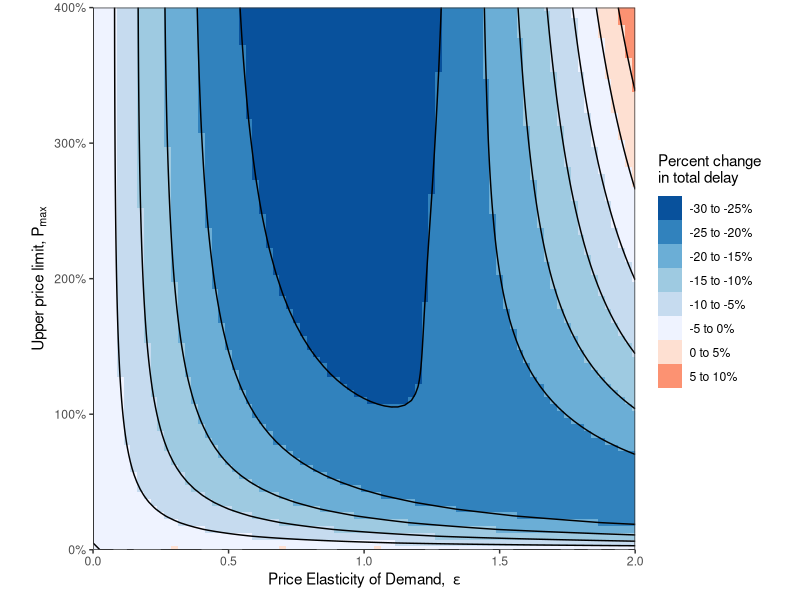

R code for this plot:

library(data.table)
library(ggplot2)
library(scales)
# library(extrafont)

#### Functions ####

#Pricing function
fun.price <- function(k, pmin, pmax, a, b)  pmin + (pmax-pmin)/(1 + exp(a-b*k))

#Elasticity function
fun.elasticdemand <- function(k,p1,p2,E) k + k*(exp(-E*(p2-p1)/(p2+p1))-1)
#fun.elasticdemand <- function(k,p1,p2,E) k*((p2-p1)/p1)^-E

#Demand distribution (Manually constructed for this example)
fun.demanddist <- function(scale, t,sd) scale*(dnorm(t,mean=8,sd) + dnorm(t,mean=17,sd) + dnorm(t,mean=12,sd=4) + dnorm(t,mean=14,sd=4))


#Flow-density function, linear-parabolic
fun.flowdensity_linpara <- function(k) {
  k0 = -(k_j^2 - 2*k_j*k_c - sqrt(k_j*(-2*k_c^3 + 5*k_j*k_c^2 - 4*k_c*k_j^2 + k_j^3))) / k_c
  
  sapply(k, function(k)
    if(k <= k0) 
      v_f*k
    else
      (k_c*v_f/2)*(1 - ((k - k_c)^2)/((k_j - k_c)^2))
  )
}

#Flow-density function, double parabolic
fun.flowdensity <- function(k) {
  sapply(k, function(k)
    if(k <= k_c) 
      k*v_f*(1 - (k/(2*k_c)))
    else
      (k_c*v_f/2)*(1 - ((k - k_c)^2)/((k_j - k_c)^2))
  )
}

#Flow-density function, linear by daganzo
fun.flowdensity_dag <- function(k) {
  sapply(k, function(k)
    if(k <= k_c/2)
      v_f*k
    else
      (v_f*k_c/2)*(1 + ( (k_c - 2*k)/(2*k_j - k_c) ) )
  )
}

#Flow-density function, linear by greenshields
fun.flowdensity_green <- function(k) {
  sapply(k, function(k)
    k*v_f*(1 - (k/(2*k_c))) 
  )
}

#### Parameters ####
L = 7
v_f = 100 #Free flow speed
k_j = 120 #Jam density
k_c = 30 #Critical density
E = 0.3
trips = 100000
inc = 5/60
t = seq(0,24,by=inc)
a = 7
b = 0.3
pfix = 8
pmin = 0*pfix/2
pmax = pfix*2.25
nlanes = 6 #lanes

#### Run with varying pmax and elasticity ####
#Set up combination matrix
datvar = as.data.table(expand.grid(tval = t,
                                   elas = seq(0,2, by=0.025),
                                   surge = seq(0, 4, by = 0.05)))
#Assign fixed price & scaled price
datvar[ , price1 := pfix]
datvar[ , pmax := pfix*surge]
#Calculate demand dist for each combo
datvar[ , k1 := fun.demanddist(85, tval, 1.5), by = .(elas,surge)]
#Calculate flow and number of trips for fixed price
datvar[ , mu1 := trips*k1/sum(k1)/inc/nlanes, by = .(elas,surge)]
datvar[ , q1 := fun.flowdensity(k1), by = .(elas,surge)]
datvar[ , n1 := trips*k1/sum(k1), by = .(elas,surge)]
datvar[ , v1 := q1/k1, by = .(elas,surge)]
#Calculate new price the previous demand
datvar[ , price2 := fun.price(k1, pmin, pmax, a, b)]
#Calculate new density, flow, and number of trips from price
datvar[ , k2 := fun.elasticdemand(k1,price1,price2,elas), by = .(elas,surge)]
datvar[ , k2 := sum(k1)*k2/sum(k2), by = .(elas,surge)]
datvar[ , mu2 := trips*k2/sum(k2)/inc/nlanes, by = .(elas,surge)]
datvar[ , q2 := fun.flowdensity(k2), by = .(elas,surge)]
datvar[ , n2 := trips*k2/sum(k2), by = .(elas,surge)]
datvar[ , v2 := q2/k2, by = .(elas,surge)]

#Delay
datvar[ , d1 := n1*L*((1/v1) - (1/v_f)), by = .(elas,surge)]
datvar[ , d2 := n2*L*((1/v2) - (1/v_f)), by = .(elas,surge)]
# datvar[ , delaydiff_i := (n2*v1*(v_f - v2))/(n1*v2*(v_f - v1)) - 1, by = .(elas,surge)]

#Revenue
datvar[ , rev1 := n1*price1]
datvar[ , rev2 := n2*price2]
#Cumulative sum
datvar[ , sumrev1 := cumsum(rev1)]
datvar[ , sumrev2 := cumsum(rev2)]

#Time
datvar[ , time := as.POSIXct('2000-01-01 00:00:00 EST', tz='EST') + (3600*tval)]

#Check sum, make sure the same number of total trips happen
datvar[ , lapply(.SD, sum),.SDcols = c("k1","k2"), by = .(elas,surge)][, all.equal(k1,k2)]
datvar[ , lapply(.SD, sum),.SDcols = c("mu1","mu2"), by = .(elas,surge)][, all.equal(mu1,mu2)]
datvar[ , lapply(.SD, sum),.SDcols = c("n1","n2"), by = .(elas,surge)][, all.equal(n1,n2)]
datvar[ , lapply(.SD, sum),.SDcols = c("q1","q2"), by = .(elas,surge)][, all.equal(q1,q2)]

#Export the percent difference between aggregate total revenue and travel time
varmat <- datvar[ , list("revdiff" = (sum(rev2 - rev1))/sum(rev1),
                         "delaydiff" = (sum((n2/v2)*(v_f - v2)) / sum((n1/v1)*(v_f - v1))) - 1 ), by = .(elas,surge)]

#Minimum pmax for revenue neutrality
minsurge_rev <- varmat[round(elas,4) == E & revdiff >= 0, ][which.min(revdiff), surge]

#Use this Pmax?
#pmax = pfix*minsurge_rev


#### Run for the constant parameters ####
dat = data.table(t=t, k1 = fun.demanddist(85,t,1.5), price1 = pfix)
dat[ , mu1 := trips*k1/sum(k1)/inc/nlanes ]
dat[ , q1 := fun.flowdensity(k1) ]
dat[ , n1 := trips*k1/sum(k1) ]
dat[ , v1 := q1/k1]
dat[ , price2 := fun.price(k1, pmin, pmax, a, b)]

dat[ , k2 := fun.elasticdemand(k1,price1,price2,E)]
dat[ , k2 := sum(k1)*k2/sum(k2)]
dat[ , mu2 := trips*k2/sum(k2)/inc/nlanes ]
dat[ , q2 := fun.flowdensity(k2) ]
dat[ , n2 := trips*k2/sum(k2) ]
dat[ , v2 := q2/k2]

#Delay
dat[ , d1 := n1*L*((1/v1) - (1/v_f))]
dat[ , d2 := n2*L*((1/v2) - (1/v_f))]
#dat[ , delaydiff := (n2*v1*(v_f - v2))/(n1*v2*(v_f - v1)) - 1 ]

#Check to make sure they're the same
all.equal(dat[ , (d2 - d1)/d1 ],
          dat[ , (n2*v1*(v_f - v2))/(n1*v2*(v_f - v1)) - 1 ])


#Revenue
dat[ , rev1 := n1*price1]
dat[ , rev2 := n2*price2]
#Revenue per hour
dat[ , rev1hr := rev1/inc]
dat[ , rev2hr := rev2/inc]
#Cumulative sum
dat[ , sumrev1 := cumsum(n1*price1)]
dat[ , sumrev2 := cumsum(n2*price2)]

#Time
dat[ , time := as.POSIXct('2000-01-01 00:00:00 EST', tz='EST') + (3600*t)]

#Check sum, make sure the same number of total trips happen
dat[ , lapply(.SD, sum),.SDcols = c("k1","k2")]
dat[ , lapply(.SD, sum),.SDcols = c("n1","n2")]
dat[ , lapply(.SD, sum),.SDcols = c("mu1","mu2")]
dat[ , lapply(.SD, sum),.SDcols = c("q1","q2")]

#Percent change in delay
#deltadelay <- dat[ , (sum(d2 - d1))/sum(d1)]
deltadelay <- dat[ , (sum((n2/v2)*(v_f - v2)) / sum((n1/v1)*(v_f - v1))) - 1 ]

#Percent change in revenue
deltarevenue <- dat[ , (sum(rev2 - rev1))/sum(rev1)]

#### Plotting

#### Plots: Function Plots ####

#### Kernal Density 
#rand = data.table(rand = c(rlnorm(50, sd=0.5), rnorm(50, mean=3, sd=0.5)))
#rand = data.table(rand = rlnorm(5))
rand = data.table(rand = c(-2.1,-1.3,-0.4,1.9,5.1,6.2))
dens = density(rand$rand, kernel = 'gaussian', bw=sqrt(2.25))

plot.kernel <- ggplot(rand, aes(rand)) +
  geom_rug() +
  geom_histogram(aes(y=4*..density..), binwidth=dens$bw, alpha=0.2) +
  geom_density(aes(y=..count..), bw=dens$bw) +
  scale_y_continuous("Density", limits = c(0, 1)) +
  scale_x_continuous("Random value", limits = c(-7.5,12)) +
  theme_classic() 
#theme(text=element_text(family="Times New Roman"))
for(x in rand$rand) plot.kernel <- plot.kernel + stat_function(fun = dnorm, args = list(mean = x, sd = dens$bw), linetype=2)
# plot.kernel


#### Elasticity Plot
elabs <- c(bquote(epsilon ==~.(E/2)), bquote(epsilon ==~.(E)), bquote(epsilon ==~.(2*E)))

plot.elasticity <- ggplot(data.frame(x = c(0, 1)), aes(x)) + 
  stat_function(fun = function(x) exp(-0.5*E*x)-1, aes(linetype = "E/2", color = "E/2"), alpha = 0.5) +
  stat_function(fun = function(x) exp(-E*x)-1, aes(linetype = "E", color = "E")) +
  stat_function(fun = function(x) exp(-2.0*E*x)-1, aes(linetype = "2E", color = "2E"), alpha = 0.5) +
  geom_vline(xintercept = 0, linetype="dotted") +
  geom_hline(yintercept = 0, linetype="dotted") +
  #annotate("text", x=-0.4, y=-.25, label = paste("Constant elasticity =",E)) + #, family = "Times New Roman") +
  scale_x_continuous(expression(Delta~"Price"), labels = scales::percent, limits = c(-1,1)) +
  scale_y_continuous(expression(Delta~"Demand"), labels = scales::percent, limits = c(-0.5,0.5)) +
  scale_color_brewer("Elasticity", palette = "Set1", limits = c("E/2","E","2E"), labels = elabs) +
  scale_linetype_manual("Elasticity", values = c(2,1,5), limits = c("E/2","E","2E"), labels = elabs) +
  theme_classic()
# theme(text=element_text(family="Times New Roman"))
# plot.elasticity

#### Pricing function
plabs <- c(bquote(P[max] ==~"$"*.(pmax/2)), bquote(P[max] ==~"$"*.(pmax)), bquote(P[max] ==~"$"*.(2*pmax)))

plot.price <- ggplot(data.frame(x = c(0, 40)), aes(x)) + 
  stat_function(fun = fun.price, args = list(pmin, 0.5*pmax, a, b), aes(linetype = "pmax/2", color = "pmax/2"), alpha = 0.5) +
  stat_function(fun = fun.price, args = list(pmin, pmax, a, b), aes(linetype = "pmax", color = "pmax")) +
  stat_function(fun = fun.price, args = list(pmin, 2*pmax, a, b), aes(linetype = "2pmax", color = "2pmax"), alpha = 0.5) +
  scale_y_continuous("Price ($/veh)", labels = scales::dollar, limits = c(0,2*pmax)) +
  scale_x_continuous("Traffic density (veh/km/lane)") +
  scale_color_brewer(expression("Upper price limit,"~P[max]), palette = "Set1", limits = c("pmax/2","pmax","2pmax"), labels = plabs) +
  scale_linetype_manual(expression("Upper price limit,"~P[max]), values = c(2,1,5), limits = c("pmax/2","pmax","2pmax"), labels = plabs) +
  theme_classic()
# theme(text=element_text(family="Times New Roman"))
# plot.price


#### Flow-density function
flabs = c("Bi-parabolic","Bi-linear (Daganzo)","Parabolic (Greenshields)")

plot.flowdensity <- ggplot(data.frame(k = c(0, 40)), aes(k)) + 
  stat_function(fun = fun.flowdensity, aes(linetype = "para", color = "para")) +
  stat_function(fun = fun.flowdensity_dag, aes(linetype = "dag", color = "dag"), alpha = 0.5) +
  stat_function(fun = fun.flowdensity_green, aes(linetype = "green", color = "green"), alpha = 0.5) +
  scale_y_continuous("Traffic flow (veh/hr/lane)", labels = scales::comma, breaks = seq(0, 1500, by = 250), expand = c(0,0)) +
  scale_x_continuous("Traffic density (veh/km/lane)", limits = c(0, 150), breaks = seq(0, 150, by = 25), expand = c(0,0)) +
  scale_color_brewer("Traffic Flow Model", palette = "Set1", limits = c("para","dag","green"), labels = flabs) +
  scale_linetype_manual("Traffic Flow Model", values = c(1,2,5), limits = c("para","dag","green"), labels = flabs) +
  coord_cartesian(xlim = c(0,155), ylim = c(0,1550)) +
  theme_classic() +
  theme(legend.position = "none", 
        legend.background = element_blank())
  #text=element_text(family="Times New Roman"))
# plot.flowdensity


#### Speed-density function
plot.speeddensity <- ggplot(data.frame(k = c(0, 40)), aes(k)) + 
  stat_function(fun = function(k) fun.flowdensity(k)/k, aes(linetype = "para", color = "para")) +
  stat_function(fun = function(k) fun.flowdensity_dag(k)/k, aes(linetype = "dag", color = "dag"), alpha = 0.5) +
  stat_function(fun = function(k) fun.flowdensity_green(k)/k, aes(linetype = "green", color = "green"), alpha = 0.5) +
  scale_y_continuous("Traffic speed (km/hr)", labels = scales::comma, breaks = seq(0, 100, by = 25), expand = c(0,0)) +
  scale_x_continuous("Traffic density (veh/km/lane)", limits = c(0, 150), breaks = seq(0, 150, by = 25), expand = c(0,0)) +
  scale_color_brewer("Traffic Flow Model", palette = "Set1", limits = c("para","dag","green"), labels = flabs) +
  scale_linetype_manual("Traffic Flow Model", values = c(1,2,5), limits = c("para","dag","green"), labels = flabs) +
  coord_cartesian(xlim = c(0,155), ylim = c(0,120)) +
  theme_classic() +
  theme(legend.position = c(0.75,0.5), 
        legend.background = element_blank())
#text=element_text(family="Times New Roman"))
# plot.flowdensity


#### Discretized time Density Distributions
captime = data.table(t = seq(0, 24, by = 0.5),
                     time = as.POSIXct('2000-01-01 00:00:00 EST', tz='EST') + (3600*seq(0, 24, by = 0.5)),
                     k = fun.demanddist(55, seq(0, 24, by = 0.5), 1),
                     cap = 30)
captime[ , diff := cap - k ]
#captime[diff < 0, diff := abs(diff) + cap]
captime[diff < 0, diff := 0]
captime <- melt(captime, id.vars = c("t","time","cap"))
captime[ , variable := factor(variable, levels = c("diff","k"))]

plot.captime <- ggplot(captime) + 
  #geom_col(aes(x=time,y=k), color = alpha("white",0)) +
  #geom_col(aes(x=time,y=cap, color = "Density of pre-purchased time slots"), width = 0, fill = alpha("white",0)) +
  geom_col(aes(x=time, y = value, fill = variable), color = "gray90", width = 1800, position = "stack") +
  scale_fill_manual(NULL, values = c(alpha("white",0),"gray30"), labels = c("Remaining capacity","Pre-pay demand density")) +
  geom_hline(yintercept = captime$cap[1], linetype = "dashed") +
  annotate("text", x = as.POSIXct('2000-01-01 06:00:00 EST', tz='EST'), y = 30, label = "Target Capacity", vjust = -0.5) +
  scale_y_continuous("Trip density", expand = c(0,0), limits = c(0,40)) +
  scale_x_datetime("Time of day", labels = date_format("%l%p", tz='EST'), date_breaks = "3 hour", expand = c(0,0),
                   limits = c(as.POSIXct('2000-01-01 00:00:00 EST', tz='EST'),as.POSIXct('2000-01-01 24:00:00 EST', tz='EST'))) +
  theme_classic() +
  theme(legend.position = "bottom", 
        legend.background = element_blank())
#text=element_text(family="Times New Roman"))
# plot.captime


#### Demand Distribution
plot.demanddist <- ggplot(dat) + 
  geom_area(aes(x=time,y=n1/inc), fill = "gray80", color = "black") + 
  scale_y_continuous("Travel Demand (trips/hr)", labels = scales::comma) +
  scale_x_datetime("Time of day", labels = date_format("%l%p", tz='EST'), date_breaks = "3 hour",
                   limits = c(as.POSIXct('2000-01-01 00:00:00 EST', tz='EST'),as.POSIXct('2000-01-01 24:00:00 EST', tz='EST'))) +
  theme_classic() +
  theme(legend.position = c(0.2,0.7), 
        legend.background = element_blank())
#text=element_text(family="Times New Roman"))
# plot.demanddist



#### Plots: Heatmap matrix comparisons ####

#### Total revenue by Elasticity vs Pmax
revcuts <- seq(-125, 125, by = 25)
revlabs <- paste0(paste(round(revcuts)[-length(revcuts)],
                        round(revcuts[-1]), sep = " to "),"%")

plot.revmat <- ggplot(varmat, aes(x = elas, y = surge)) +
  geom_raster(aes(fill = cut(100*revdiff, revcuts))) +
  geom_contour(breaks = revcuts, aes(z = 100*revdiff), color = "black") +
  scale_x_continuous(expression("Price Elasticity of Demand, "~epsilon), expand = c(0,0)) +
  scale_y_continuous(expression("Upper price limit,"~P[max]), expand = c(0,0),
                     labels = scales::percent_format()) +
  scale_fill_brewer(expression("Percent change in revenue\n(Dynamic vs Fixed)"),
                    palette = "RdBu", label = revlabs) +
  coord_fixed(ratio = max(varmat$elas)/max(varmat$surge), xlim = c(0, max(varmat$elas)), ylim = c(0,max(varmat$surge))) +
  theme_bw()
# plot.revmat


#### Travel time by Elasticity vs Pmax
delaycuts <- seq(-30, 10, by = 5)
delaylabs <- paste0(paste(round(delaycuts)[-length(delaycuts)],
                          round(delaycuts[-1]), sep = " to "),"%")
# delaylabs <- gsub("-Inf to ", "\u2264", delaylabs)
# delaylabs[grepl(" to Inf", delaylabs)] <- paste0(">", gsub(" to Inf", "", delaylabs[grepl(" to Inf", delaylabs)]))

delaycolors <- c(brewer_pal(palette = "Blues", direction = -1)(length(delaycuts[delaycuts<0])),
                 brewer_pal(palette = "Reds")(length(delaycuts[delaycuts>=0])))

# ggplot(varmat, aes(x = elas, y = surge, z = 100*delaydiff)) + geom_contour_filled()
plot.delaymat <- ggplot(varmat, aes(x = elas, y = surge)) +
  geom_raster(aes(fill = cut(100*delaydiff, delaycuts))) +
  geom_contour(breaks = delaycuts, aes(z = 100*delaydiff), color = "black") +
  scale_x_continuous(expression("Price Elasticity of Demand, "~epsilon), expand = c(0,0)) +
  scale_y_continuous(expression("Upper price limit,"~P[max]), expand = c(0,0),
                     labels = scales::percent_format()) +
  scale_fill_manual(expression("Percent change\nin total delay"), label = delaylabs, values = delaycolors) +
  # scale_fill_brewer(expression("Percent change\nin total delay"),
  #                   palette = "RdBu", label = delaylabs, direction = -1) +
  coord_fixed(ratio = max(varmat$elas)/max(varmat$surge), xlim = c(0, max(varmat$elas)), ylim = c(0,max(varmat$surge))) +
  theme_bw()
plot.delaymat


#### Plots: Time series distribution results plots ####

#### Demand Density Distributions (Same as flow, but with density)
plot.density <- ggplot(dat) + 
  geom_line(aes(x=time,y=k1, linetype="Fixed")) + 
  geom_line(aes(x=time,y=k2, linetype="Dynamic")) + 
  scale_y_continuous("Traffic density (veh/km/ln)") +
  scale_linetype("Tolling scheme") +
  scale_x_datetime("Time of day", labels = date_format("%l%p", tz='EST'), date_breaks = "3 hour",
                   limits = c(as.POSIXct('2000-01-01 00:00:00 EST', tz='EST'),as.POSIXct('2000-01-01 24:00:00 EST', tz='EST'))) +
  theme_classic() +
  theme(legend.position = c(0.2,0.7), 
        legend.background = element_blank())
        #text=element_text(family="Times New Roman"))
# plot.demanddensity

#### Demand flow distributions (Same as density, but with flow)
plot.flow <- ggplot(dat) + 
  geom_line(aes(x=time,y=q1, linetype="Fixed")) + 
  geom_line(aes(x=time,y=q2, linetype="Dynamic")) +
  # geom_line(aes(x=time,y=mu1, linetype="Fixed", color = "Fixed")) + 
  # geom_line(aes(x=time,y=mu2, linetype="Dynamic", color = "Dynamic")) + 
  scale_y_continuous("Traffic flow (veh/hr/lane)") +
  scale_linetype("Tolling scheme") +
  scale_x_datetime("Time of day", labels = date_format("%l%p", tz='EST'), date_breaks = "3 hour",
                   limits = c(as.POSIXct('2000-01-01 00:00:00 EST', tz='EST'),as.POSIXct('2000-01-01 24:00:00 EST', tz='EST'))) +
  theme_classic() +
  theme(legend.position = c(0.15,0.6),
        legend.background = element_blank())
        #text=element_text(family="Times New Roman"))
# plot.demandflow

#### Demand speed distributions
plot.speed <- ggplot(dat) + 
  geom_line(aes(x=time,y=v1, linetype="Fixed")) + 
  geom_line(aes(x=time,y=v2, linetype="Dynamic")) + 
  scale_y_continuous("Speed (km/hr)", limits = c(0,100)) +
  scale_linetype("Tolling scheme") +
  scale_x_datetime("Time of day", labels = date_format("%l%p", tz='EST'), date_breaks = "3 hour",
                   limits = c(as.POSIXct('2000-01-01 00:00:00 EST', tz='EST'),as.POSIXct('2000-01-01 24:00:00 EST', tz='EST'))) +
  theme_classic() +
  theme(legend.position = c(0.15,0.6))
#text=element_text(family="Times New Roman"))
# plot.demandspeed

#### Demand delay
plot.delay <- ggplot(dat) + 
  geom_line(aes(x=time,y=d1, linetype="Fixed")) + 
  geom_line(aes(x=time,y=d2, linetype="Dynamic")) +
  scale_y_continuous("Total delay time (hr)") +
  scale_linetype("Tolling scheme") +
  scale_x_datetime("Time of day", labels = date_format("%l%p", tz='EST'), date_breaks = "3 hour",
                   limits = c(as.POSIXct('2000-01-01 00:00:00 EST', tz='EST'),as.POSIXct('2000-01-01 24:00:00 EST', tz='EST'))) +
  theme_classic() +
  theme(legend.position = c(0.15,0.6))
#text=element_text(family="Times New Roman"))
# plot.demanddelay


#### Demand delay difference
plot.delaydiff <- ggplot(dat) + 
  geom_line(aes(x=time,y=delaydiff)) +
  scale_y_continuous("Travel time difference", labels = scales::percent_format()) +
  scale_x_datetime("Time of day", labels = date_format("%l%p", tz='EST'), date_breaks = "3 hour",
                   limits = c(as.POSIXct('2000-01-01 00:00:00 EST', tz='EST'),as.POSIXct('2000-01-01 24:00:00 EST', tz='EST'))) +
  theme_classic() +
  theme(legend.position = c(0.15,0.6))
#text=element_text(family="Times New Roman"))
# plot.demanddelaydiff

#### Toll price distribution
plot.toll <- ggplot(dat) +  
  geom_line(aes(x=time,y=price1, linetype="Fixed")) + 
  geom_line(aes(x=time,y=price2, linetype="Dynamic")) + 
  scale_y_continuous("Price ($/veh)", labels = scales::dollar, limits = c(0,pmax)) +
  scale_linetype("Tolling scheme") +
  scale_x_datetime("Time of day", labels = date_format("%l%p", tz='EST'), date_breaks = "3 hour",
                   limits = c(as.POSIXct('2000-01-01 00:00:00 EST', tz='EST'),as.POSIXct('2000-01-01 23:00:00 EST', tz='EST'))) +
  theme_classic() +
  theme(legend.position = c(0.2,0.7),
        legend.background = element_blank())
        #text=element_text(family="Times New Roman"))
# plot.toll

#### Revenue distribution
plot.revenue <- ggplot(dat) + 
  geom_line(aes(x=time,y=rev1, linetype=paste0("Fixed toll,\nTotal revenue: ", scales::dollar(sum(dat$rev1))))) +
  geom_line(aes(x=time,y=rev2, linetype=paste0("Dynamic toll,\nTotal revenue: ", scales::dollar(sum(dat$rev2))))) +
  scale_y_continuous(expression("Revenue per hour ($/hr)"), labels = scales::dollar) +
  scale_x_datetime("Time of day", labels = date_format("%l%p", tz='EST'), date_breaks = "3 hour",
                   limits = c(as.POSIXct('2000-01-01 00:00:00 EST', tz='EST'),
                              as.POSIXct('2000-01-01 24:00:00 EST', tz='EST'))) +
  scale_linetype(NULL) +
  # annotate("text", x=as.POSIXct('2000-01-01 24:00:00 EST', tz='EST'), y=0.5*max(dat$rev2),
  #          label = paste0(paste0("Fixed toll: ", scales::dollar(sum(dat$rev1))),"\n",
  #                         paste0("Dynamic toll: ", scales::dollar(sum(dat$rev2)))), hjust = 0, size = 4) +
  theme_classic() +
  theme(legend.position = "bottom",
        legend.background = element_blank())
        #text=element_text(family="Times New Roman"))
# plot.revenue


#### Cumulative revenue
plot.revsum <- ggplot(dat) + 
  geom_line(aes(x=time,y=sumrev1, linetype="Fixed")) +
  geom_line(aes(x=time,y=sumrev2, linetype="Dynamic")) +
  scale_y_continuous("Total revenue ($)", labels = scales::dollar) +
  scale_linetype(NULL) +
  scale_x_datetime("Time of day", labels = date_format("%l%p", tz='EST'), date_breaks = "3 hour",
                   limits = c(as.POSIXct('2000-01-01 00:00:00 EST', tz='EST'),as.POSIXct('2000-01-01 24:00:00 EST', tz='EST'))) +
  theme_classic() +
  theme(legend.position = c(0.2,0.7),
        legend.background = element_blank())
#text=element_text(family="Times New Roman"))
# plot.revsum



#### Saving ####
# ggsave("../figures/toyprice.pdf", plot.price, device = cairo_pdf, width=4.25, height=2, units = "in")
# ggsave("../figures/toyelasticity.pdf", plot.elasticity, device = cairo_pdf, width=4.25, height=2, units = "in")
# ggsave("../figures/toydemand.pdf", plot.demanddensity, device = cairo_pdf, width=4.25, height=2, units = "in")
# ggsave("../figures/toytoll.pdf", plot.toll, device = cairo_pdf, width=4.25, height=2, units = "in")
# ggsave("../figures/toyrevenue.pdf", plot.revenue, device = cairo_pdf, width=4.25, height=2, units = "in")
# ggsave("../figures/KDE.pdf", plot.kernel, device = cairo_pdf, width=4.25, height=2, units = "in")
